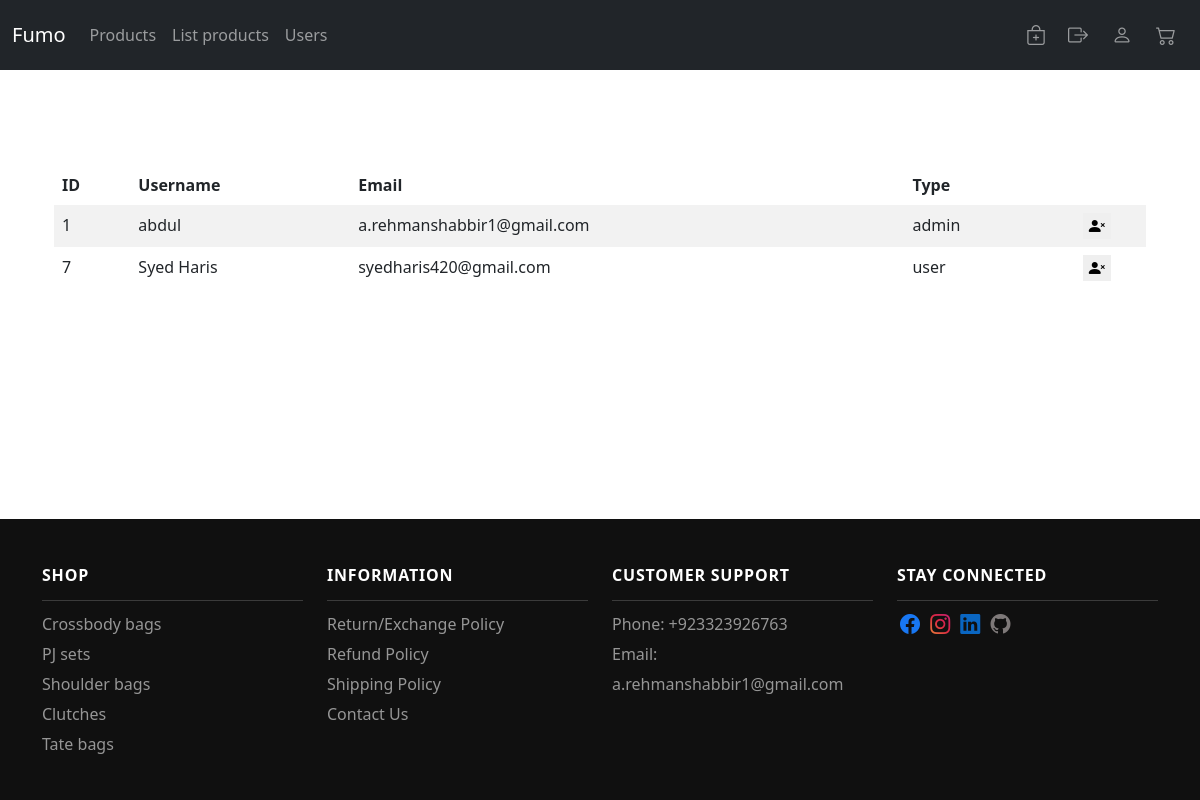
The app's page /users (signed in) with its own data.
### tables this page shows
CREATE TABLE users (
    id INTEGER PRIMARY KEY AUTOINCREMENT,
    username TEXT UNIQUE NOT NULL,
    email TEXT UNIQUE NOT NULL,
    password TEXT NOT NULL,
    type TEXT DEFAULT "user" NOT NULL
);

### app.py (the view)
@app.route("/users", methods = ["GET", "POST"])
@admin_restricted
@login_required
def users():
    if request.method == 'GET':
        db = get_db()
        users_data = db.execute("SELECT * FROM users")
        return render_template("users.html", users_data=users_data)

### app.py (called while the page is built)
@app.after_request
def after_request(response):
    response.headers["Cache-Control"] = "no-cache, no-store, must-revalidate"
    response.headers["Expires"] = 0
    response.headers["Pragma"] = "no-cache"
    return response

### helpers.py (called while the page is built)
def get_db():
    if 'db' not in g:
        g.db = sqlite3.connect(
            current_app.config['DATABASE'],
            detect_types=sqlite3.PARSE_DECLTYPES
        )
        g.db.row_factory = sqlite3.Row
    return g.db

def login_required(f):
    @wraps(f)
    def decorated_function(*args, **kwargs):
        if session.get("user_id") is None:
            return redirect(url_for("login"))
        return f(*args, **kwargs)
    return decorated_function

def admin_restricted(f):
    @wraps(f)
    def decorated_function(*args, **kwargs):
        if session.get("user_type") != "admin":
            flash("Admin restricted!")
            return redirect(url_for("home"))
        return f(*args, **kwargs)
    return decorated_function

### templates/users.html (shortened to what this page needs)
{% extends "layout.html" %}
{% block main %}
<table class="table table-striped table-borderless">
    <thead>
        <tr>
            <th class="text-start">ID</th>
            <th class="text-start">Username</th>
            <th class="text-start">Email</th>
            <th class="text-start">Type</th>
        </tr>
    </thead>
    <tbody>
        {% for user in users_data %}
        <tr>
            <td class="text-start">{{ user["id"] }}</td>
            <td class="text-start">{{ user["username"] }}</td>
            <td class="text-start">{{ user["email"] }}</td>
            <td class="text-start">{{ user["type"] }}</td>
            <td>
                <form action="/delete_user" method="post">
                    <button type="submit" id="user_id">
                        <i class="bi bi-person-x-fill"></i>
                    </button>
                </form>
            </td>
        </tr>
        {% endfor %}
    </tbody>
</table>
{% endblock %}

### static/style.css (style rules this page uses)
html { height: 100%; }
body { margin: 0; font-family: "Arial", "sans-serif"; height: 100%; display: flex; flex-direction: column; }
#user_id { border: none; }

### records on screen
users: id "1", username "abdul", email "a.rehmanshabbir1@gmail.com", type "admin"
users: id "7", username "Syed Haris", email "syedharis420@gmail.com", type "user"
